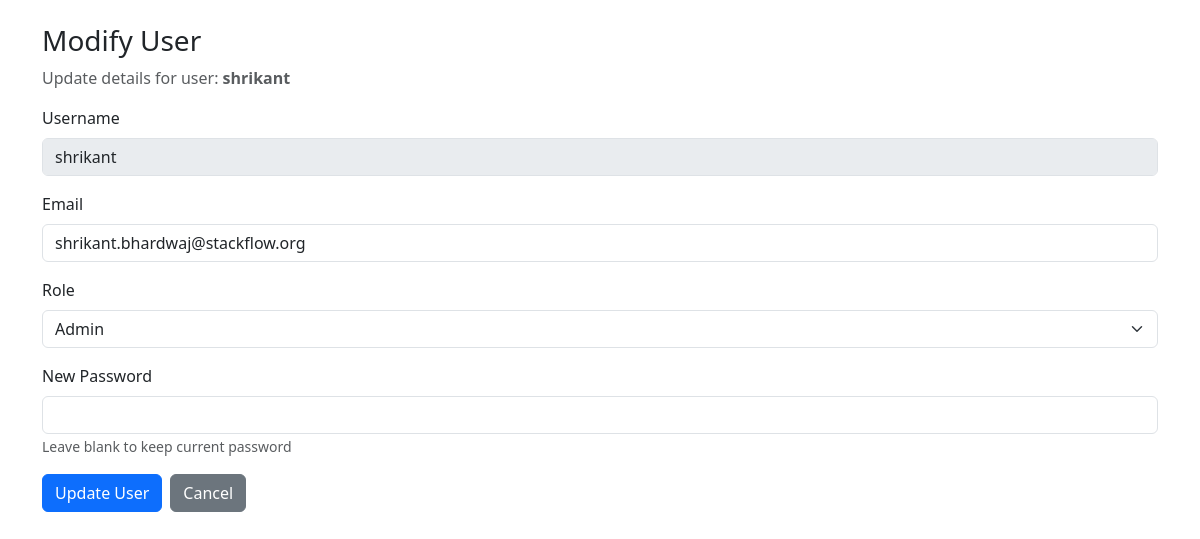
Before: /modify_user/shrikant (signed in) with the older database file.
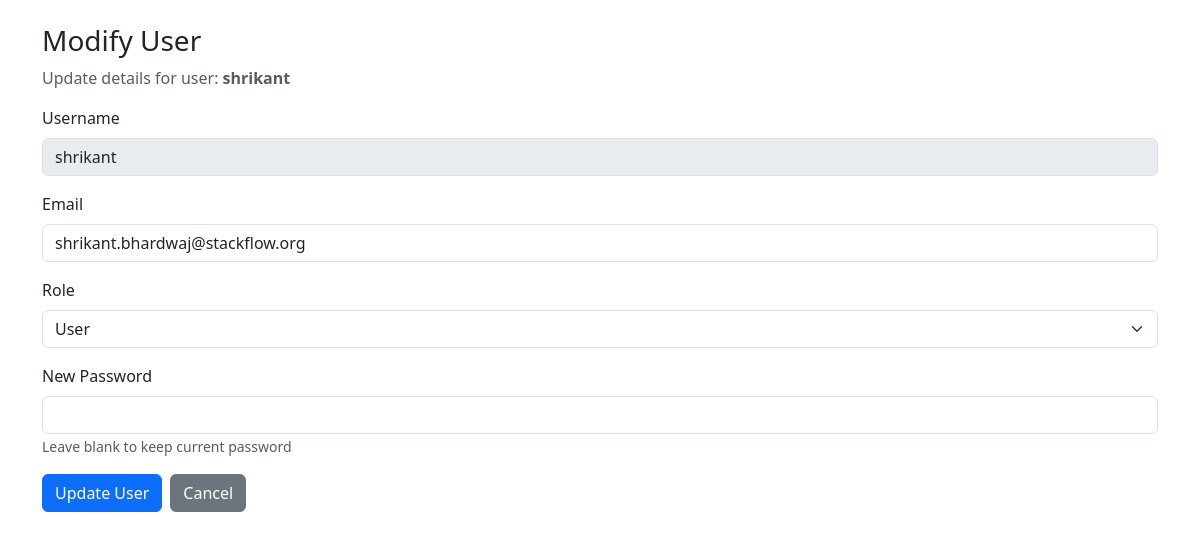
After: the same page with the newer database file.
### tables this page shows
CREATE TABLE users (
            id INTEGER PRIMARY KEY AUTOINCREMENT,
            username TEXT UNIQUE NOT NULL,
            password TEXT NOT NULL
        , role TEXT DEFAULT 'user', email TEXT);

### app.py (the view, shortened to what this page needs)
@app.route("/modify_user/<username>", methods=["GET","POST"])
@login_required
@admin_required
def modify_user(username):
    conn = sqlite3.connect(DB_PATH)
    c = conn.cursor()
    c.execute("SELECT username, email, role FROM users WHERE username=?", (username,))
    user = c.fetchone()
    conn.close()
    return render_template("modify_user.html", user=user)

### app.py (called while the page is built)
def login_required(f):
    @wraps(f)
    def wrap(*args, **kwargs):
        if "username" not in session:
            return redirect(url_for("login"))
        return f(*args, **kwargs)
    return wrap

def admin_required(f):
    @wraps(f)
    def wrap(*args, **kwargs):
        if session.get("role") != "admin":
            flash("Admin only", "danger")
            return redirect(url_for("dashboard"))
        return f(*args, **kwargs)
    return wrap

### templates/modify_user.html (shortened to what this page needs)
<!DOCTYPE html>
<html lang="en">
<head>
<link href="https://cdn.jsdelivr.net/npm/bootstrap@5.3.3/dist/css/bootstrap.min.css" rel="stylesheet">
</head>
<body>
<div class="container mt-4">
    <h3>Modify User</h3>
    <p class="text-muted">Update details for user: <strong>{{ user[0] }}</strong></p>
    <form method="post">
        <div class="mb-3">
            <label class="form-label">Username</label>
            <input type="text" class="form-control" value="{{ user[0] }}" disabled>
        </div>
        <div class="mb-3">
            <label class="form-label">Email</label>
            <input type="email" name="email" class="form-control" value="{{ user[1] }}">
        </div>
        <div class="mb-3">
            <label class="form-label">Role</label>
            <select name="role" class="form-select">
                <option value="user" {% if user[2] == 'user' %}selected{% endif %}>User</option>
                <option value="admin" {% if user[2] == 'admin' %}selected{% endif %}>Admin</option>
            </select>
        </div>
        <div class="mb-3">
            <label class="form-label">New Password</label>
            <input type="password" name="password" class="form-control">
            <small class="text-muted">
                Leave blank to keep current password
            </small>
        </div>
        <div class="d-flex gap-2">
            <button type="submit" class="btn btn-primary">Update User</button>
            <a href="{{ url_for('dashboard') }}" class="btn btn-secondary">Cancel</a>
        </div>
    </form>
</div>
</body>
</html>

Changed rows visible on the page:
changed users "shrikant": role "Admin" → "User"
